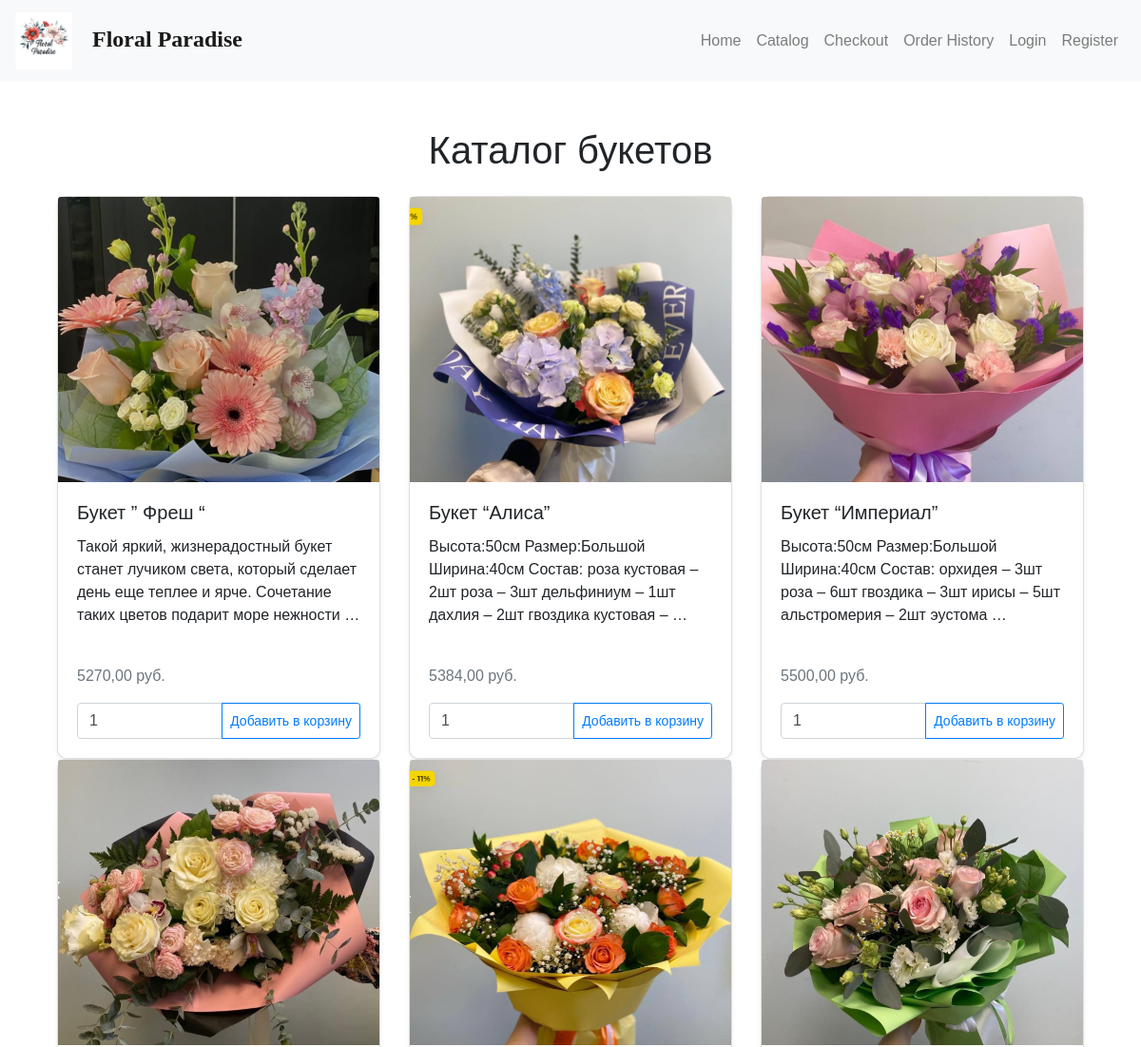
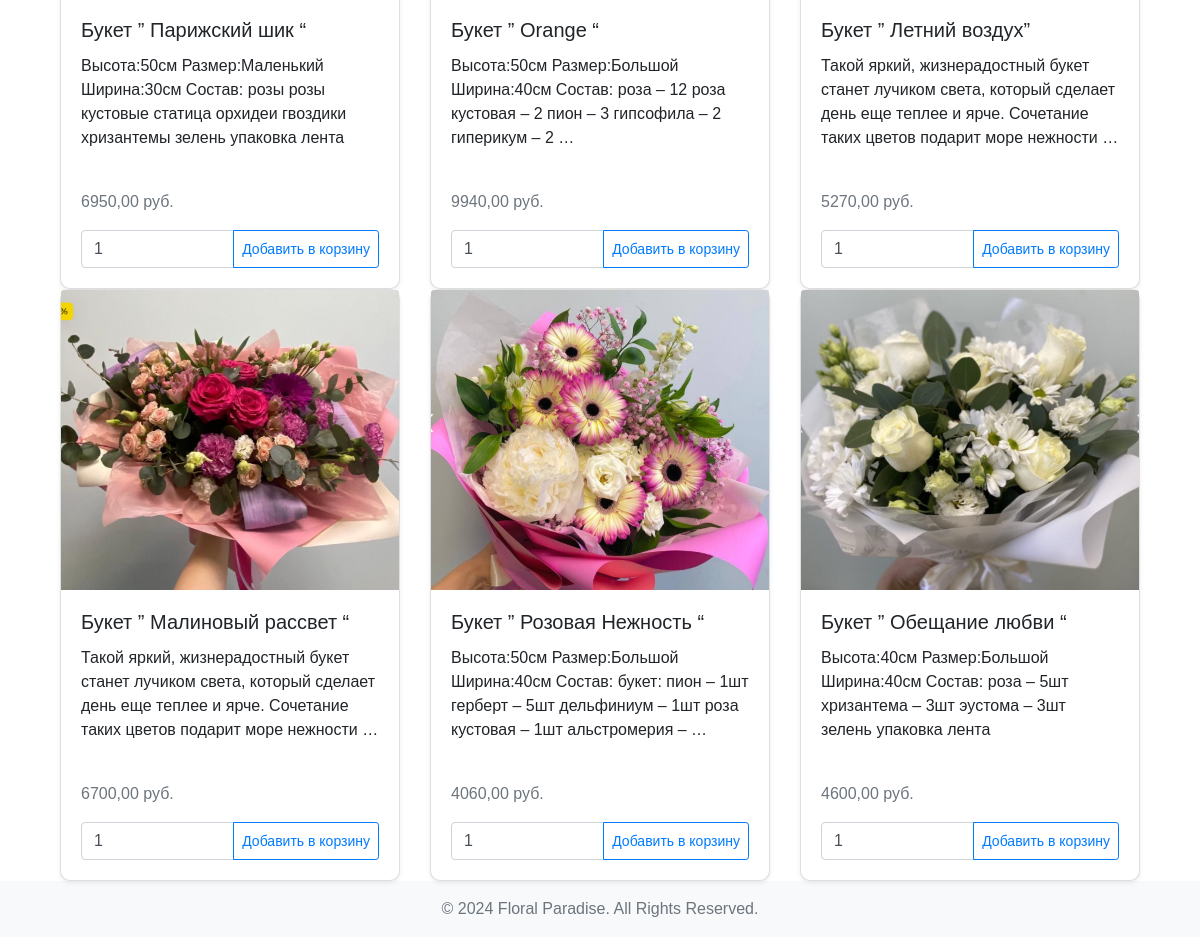
Page /catalog/ on the committed database (2 pictures, top to bottom).
### orders/models.py (models this page shows, shortened)
class Product(models.Model):
    name = models.CharField('Название букета', max_length=50)
    price = models.DecimalField('Стоимость', max_digits=10, decimal_places=2)
    image = models.ImageField('Фото', upload_to=product_image_upload_path, blank=True, null=True)
    description = models.TextField('Описание')
    class Meta:
        verbose_name = 'Букет'
        verbose_name_plural = 'Букеты'

### orders/views.py (the view)
# urls.py: path('', RedirectView.as_view(url='/catalog/', permanent=True)),  # Перенаправление на каталог
def catalog(request):
    products = Product.objects.all()
    return render(request, 'orders/catalog.html', {'products': products})

### orders/templates/orders/catalog.html (shortened to what this page needs)
{% extends 'orders/base.html' %}
{% load static %}
{% block content %}
<div class="container mt-5">
    <h1 class="mb-4 text-center">Каталог букетов</h1>
    <div class="row">
        {% for product in products %}
            <div class="col-md-4">
                <div class="card mb-4 shadow-sm h-100">
                    {% if product.image %}
                        <img src="{{ product.image.url }}" class="card-img-top" alt="{{ product.name }}" style="object-fit: cover; height: 300px;">
                    {% else %}
                        <img src="{% static 'orders/products/default-image.png' %}" class="card-img-top" alt="No Image Available" style="object-fit: cover; height: 300px;">
                    {% endif %}
                    <div class="card-body d-flex flex-column">
                        <h5 class="card-title">{{ product.name }}</h5>
                        <p class="card-text">{{ product.description|truncatewords:20 }}</p>
                        <div class="mt-auto">
                            <span class="text-muted">{{ product.price }} руб.</span>
                            <form method="post" action="{% url 'add_to_cart' product.id %}" class="mt-3">
                                <div class="input-group">
                                    <input type="number" name="quantity" class="form-control" value="1" min="1">
                                    <div class="input-group-append">
                                        <button type="submit" class="btn btn-sm btn-outline-primary">Добавить в корзину</button>
                                    </div>
                                </div>
                            </form>
                        </div>
                    </div>
                </div>
            </div>
        {% endfor %}
    </div>
</div>
{% endblock %}

### orders/static/orders/css/styles.css (style rules this page uses)
body { font-family: Arial, sans-serif; }
.card { border-radius: 10px; }

### rows in the picture
Product: image (picture), name "Букет ” Фреш “", description "Такой яркий, жизнерадостный букет станет лучиком света, который сделает день еще теплее и ярче. Сочетание таких цветов подарит море нежности …", price "5270,00"
Product: image (picture), name "Букет “Алиса”", description "Высота:50см Размер:Большой Ширина:40см Состав: роза кустовая – 2шт роза – 3шт дельфиниум – 1шт дахлия – 2шт гвоздика кустовая – …", price "5384,00"
Product: image (picture), name "Букет “Империал”", description "Высота:50см Размер:Большой Ширина:40см Состав: орхидея – 3шт роза – 6шт гвоздика – 3шт ирисы – 5шт альстромерия – 2шт эустома …", price "5500,00"
Product: image (picture), name "Букет ” Парижский шик “", description "Высота:50см Размер:Маленький Ширина:30см Состав: розы розы кустовые статица орхидеи гвоздики хризантемы зелень упаковка лента", price "6950,00"
Product: image (picture), name "Букет ” Orange “", description "Высота:50см Размер:Большой Ширина:40см Состав: роза – 12 роза кустовая – 2 пион – 3 гипсофила – 2 гиперикум – 2 …", price "9940,00"
Product: image (picture), name "Букет ” Летний воздух”", description "Такой яркий, жизнерадостный букет станет лучиком света, который сделает день еще теплее и ярче. Сочетание таких цветов подарит море нежности …", price "5270,00"
Product: image (picture), name "Букет ” Малиновый рассвет “", description "Такой яркий, жизнерадостный букет станет лучиком света, который сделает день еще теплее и ярче. Сочетание таких цветов подарит море нежности …", price "6700,00"
Product: image (picture), name "Букет ” Розовая Нежность “", description "Высота:50см Размер:Большой Ширина:40см Состав: букет: пион – 1шт герберт – 5шт дельфиниум – 1шт роза кустовая – 1шт альстромерия – …", price "4060,00"
Product: image (picture), name "Букет ” Обещание любви “", description "Высота:40см Размер:Большой Ширина:40см Состав: роза – 5шт хризантема – 3шт эустома – 3шт зелень упаковка лента", price "4600,00"
